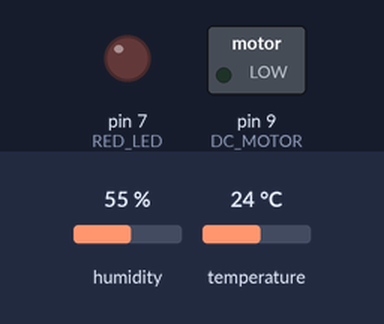
The sketch below on a simulated Arduino Uno, built with avr-gcc and run on an emulated ATmega328P. On the bench: switched loads named in the sketch (green lamp = pin HIGH), output pins drawn as LEDs (lit = HIGH). The test bench sets the inputs (shaded band); at power-on: humidity 55 %, temperature 24 °C. What the sketch prints to the serial monitor is not drawn.

Above: at 2.8 s.
2.9 s: humidity set to 58 %
6.5 s: humidity set to 61 %
At 8.7 s:
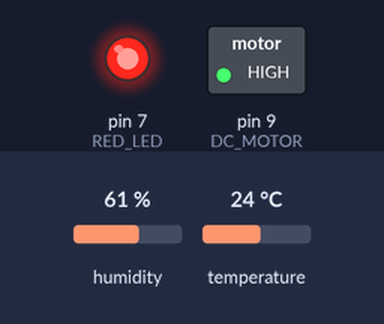
9.6 s: humidity set to 42 %
12.3 s: humidity set to 39 %
At 14.6 s:
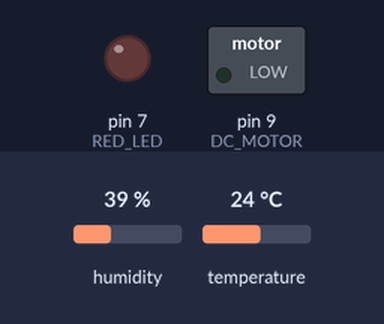
15.6 s: humidity set to 88 %
At 17.0 s:
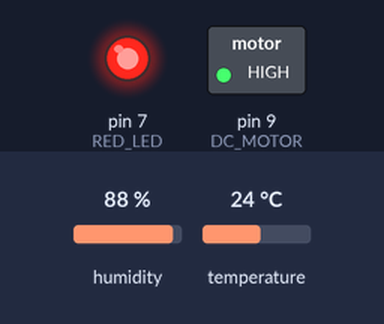
Timing chart, 0 to 18.6 s (numbered marks = the images above; inputs shaded):
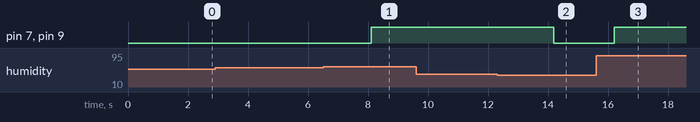

Measured:
- the behaviour switches between 59 and 60 % on humidity (found by bisection; images 0 and 1)
- the behaviour switches between 41 and 40 % on humidity (found by bisection; images 1 and 2)
- after the input at 2.9 s, every drawn part: stays the same
- after the input at 6.5 s, pin 7 (RED_LED), pin 9 (DC_MOTOR): LOW → HIGH after 1.6 s
- after the input at 9.6 s, every drawn part: stays the same
- after the input at 12.3 s, pin 7 (RED_LED), pin 9 (DC_MOTOR): HIGH → LOW after 1.9 s
- after the input at 15.6 s, pin 7 (RED_LED), pin 9 (DC_MOTOR): LOW → HIGH after 0.61 s

The sketch:

test_DC_by_relay.ino
```cpp
#include <SoftwareSerial.h>  //소프트웨어 시리얼 라이브러리 추가
#include <DHT.h>    //온습도 센서 라이브러리 추가

#define RED_LED 7   // 온습도 경고등(적색 LED) - 온습도가 지나치게 높을 때 점등

// 온습도 센서
#define DHTPIN 8  // 온습도 센서 핀으로 설정
#define DHTTYPE DHT11  //온습도 센서 타입 설정

#define DC_MOTOR 9  // DC모터를 제어할 릴레이 모듈 핀 번호

DHT dht(DHTPIN, DHTTYPE);  // DHT 센서 초기화

unsigned long currTime = 0;
unsigned long sensorTime = 0;     // sensor print 제어

void setup() {
  Serial.begin(115200);

	pinMode(RED_LED, OUTPUT);  // 붉은 LED 핀을 출력으로 설정
  pinMode(DC_MOTOR, OUTPUT); // DC 모터 제어 핀 출력용으로 설정
	dht.begin();  // 온습도 모듈 시작 선언
}

void loop() {
  currTime = millis();  // millis() 시작

	float humidity = dht.readHumidity();        // 습도
  float temperature = dht.readTemperature();  // 온도
  if (isnan(humidity) || isnan(temperature)) {
    return;
  }

  if (currTime - sensorTime >= 5000) {  // 5초 간격으로 센서값 Serial에 표시
    sensorTime = currTime;

	Serial.print("온도: ");
		Serial.print(temperature);  // 온도
    Serial.print("C");
    Serial.print("  습도: ");
		Serial.print(humidity);  // 습도
    Serial.println("%");
  }

	// 온습도에 따른 환기팬 동작
  if (temperature >= 26 || humidity >= 60) {
    digitalWrite(DC_MOTOR, HIGH);  // 릴레이 모듈을 사용하여 DC모터(환기팬) 작동
    digitalWrite(RED_LED, HIGH);   // 경고등 켜기
  } else if (temperature <= 25 && humidity <= 40) {
    digitalWrite(DC_MOTOR, LOW);  // DC모터(환기팬) 작동 중지
    digitalWrite(RED_LED, LOW);   // 경고등 끄기
  }

}
```
